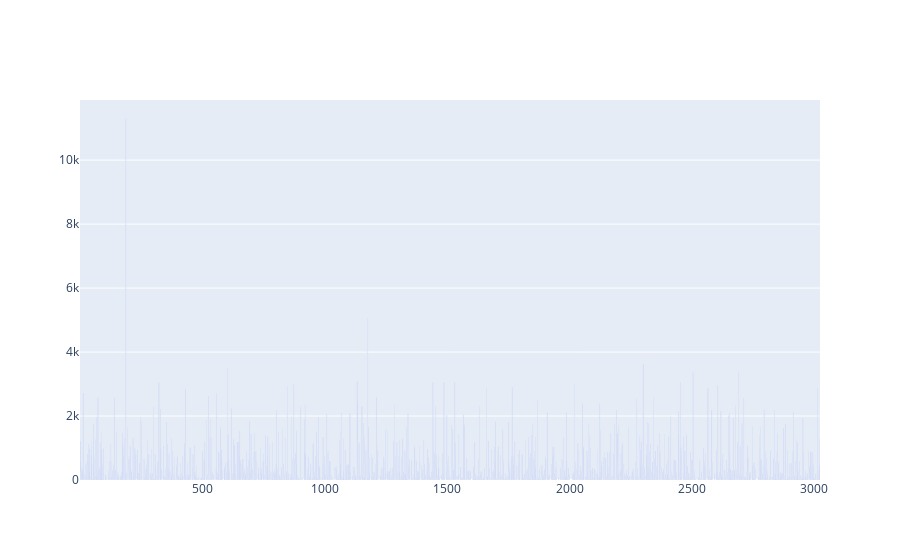

Notebook cell for this chart:
### Code cell
data = [go.Bar(x=df.metabolite_id,
            y=df.num_price_per_g)]

py.iplot(data)

### Figure 1 — Plotly figure (JSON) as saved in the notebook; plotly's stock layout.template omitted (floating-point values rounded to 4 significant figures; data arrays with more than 128 entries replaced by an {"elided": "..."} marker saying what was removed)
{"data": [{"type": "bar", "x": {"elided": "1632 int values"}, "y": {"elided": "1632 int values"}}], "layout": {}}
